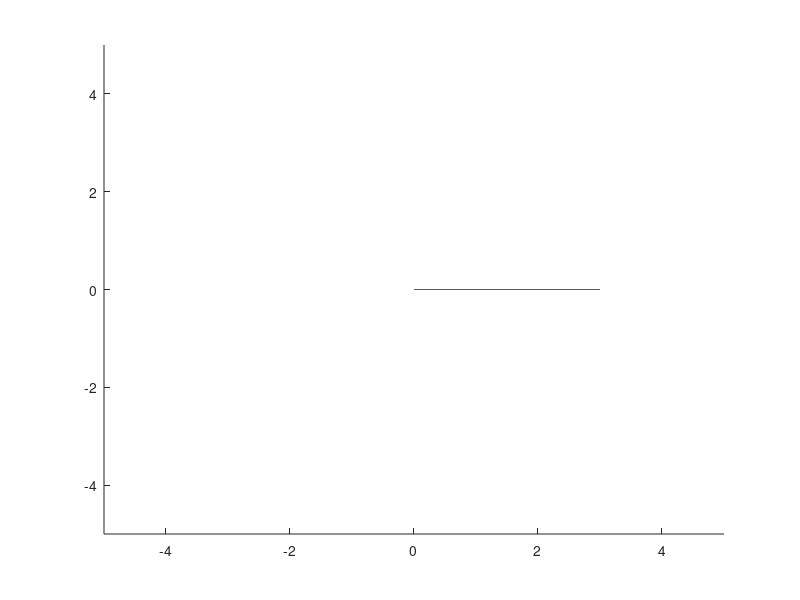

Recreate this plot in MATLAB. (Note: this script raises an error after producing the figure.)
% taking angles for forward kinematics
fprintf('enter angles \n');
theta1 = input('');
theta2 = input('');
theta3 = input('');
% plotting initial position of arms
X = [0 1 2 3];
Y = [0 0 0 0];
l = line (X, Y);
axis ([-5 5 -5 5]);
%converting angles to radians
theta1 = theta1*(pi/180);
theta2 = theta2*(pi/180);
theta3 = theta3*(pi/180);
theta = theta1*theta2*theta3;
%condition for negative angles
if theta < 0
    theta = -theta;
end
% rotation matrix
for i = 0 : 0.01 : theta
    R1 = rot((i .* theta1) ./ (theta));
    R2 = rot((i .* theta2) ./ (theta));
    R3 = rot((i .* theta3) ./ (theta));
    % translation matrix
    t = dist(1);
    % transformation matrix
    T1 = R1 * t;
    T2 = R1 * t * R2 * t;
    T3 = R1 * t * R2 * t * R3 * t;
    % new co-ordinates of 2nd point after transformation
    Y1 = T1 * [0; 0; 0 ;1];
    disp(Y1);
    % new co-ordinates of 3rd point
    Y2 = T2 * [0; 0; 0; 1]; 
    disp(Y2);
    % new co-ordinates of 4th point
    Y3 = T3 * [0; 0; 0; 1];
    disp(Y3);
    % plotting final line
    X(2) = Y1(1);
    Y(2) = Y1(2);
    X(3) = Y2(1);
    Y(3) = Y2(2);
    X(4) = Y3(1);
    Y(4) = Y3(2);
    delete(l);
    l = line(X, Y);
    axis([-5, 5, -5, 5]);
    pause(0.1);
end